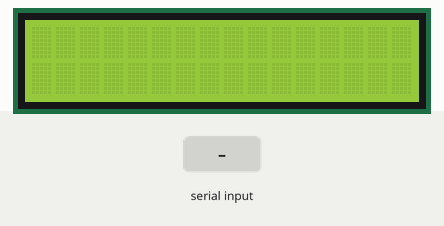
This sketch was run on a simulated Arduino Uno, built with avr-gcc and run on an emulated ATmega328P. Parts: 16×2 character LCD. The test bench sets the inputs (shaded band).

Above: at 1.2 s.
1.3 s: "1" received over Serial
At 3.4 s:
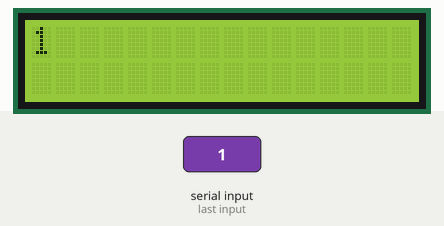
4.3 s: "0" received over Serial
At 6.4 s:
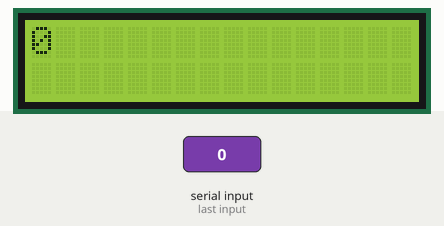
7.3 s: "2" received over Serial
At 9.2 s:
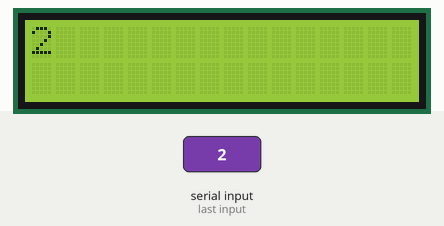
Timing chart, 0 to 10.7 s (numbered marks = the images above; inputs shaded):
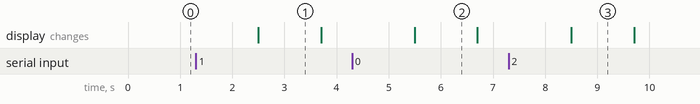

The sketch:

setup.ino
```cpp
#include <LiquidCrystal.h>

const int rs = 12, en = 11, d4 = 5, d5 = 4, d6 = 3, d7 = 2;
LiquidCrystal lcd(rs, en, d4, d5, d6, d7);

int arg;

void setup() {
  lcd.begin(16,2);
  Serial.begin(9600);
}

void loop() {
  String serialData = Serial.readString();
  delay(100);
  if(serialData == "") {
    arg = 1;
  } else {
    arg = 0;
  }
  delay(100);
  switch(arg) {
    case 1:
      lcd.clear();
      break;
    default:
      lcd.setCursor(0,0);
      lcd.print(serialData);
      break;
  }
}
```

Measured:
- after the input at 1.3 s, the display: changes after 1.2 s (image 1)
- after the input at 4.3 s, the display: changes after 1.2 s (image 2)
- after the input at 7.3 s, the display: changes after 1.2 s (image 3)
- what the display in image 1 shows lasts 1.2 s, from 2.5 s to 3.7 s
